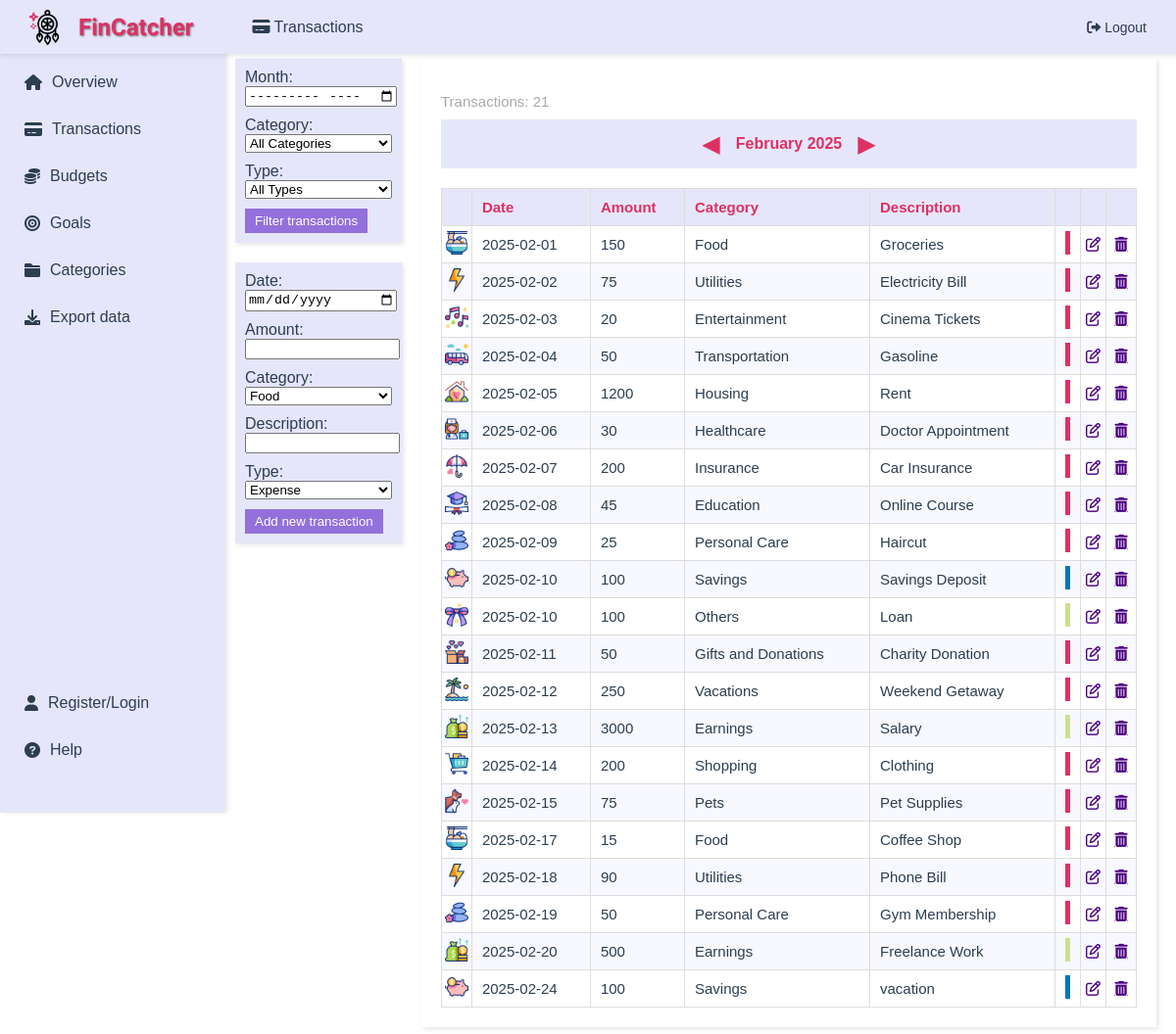
Page /transactions (signed in) on the earlier database version.
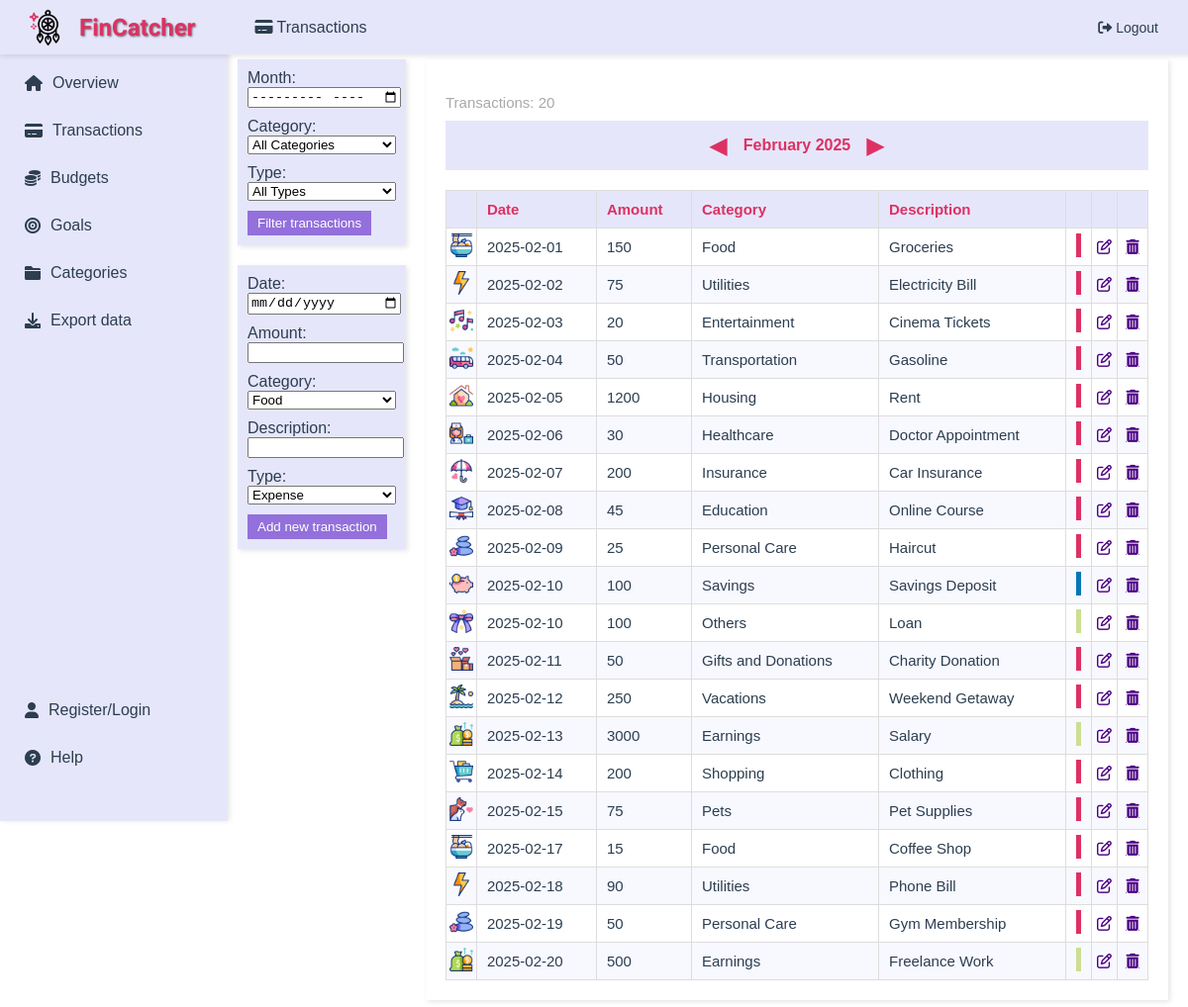
Same page on the later database version.
### app/main/models.py (models this page shows)
class Transactions(db.Model):
    id = db.Column(db.Integer, primary_key=True, unique=True, nullable=False)
    date = db.Column(db.Date, nullable=False)
    amount = db.Column(db.Float, nullable=False)
    description = db.Column(db.String(1000), nullable=True)
    type = db.Column(db.String(10), nullable=False)
    category_id = db.Column(db.Integer, db.ForeignKey('categories.id'), nullable=False)  # references Categories table
    user_id = db.Column(db.Integer, db.ForeignKey('user.user_id'), nullable=False)  # link to User
    category = db.relationship('Categories', backref=db.backref('transactions', lazy=True))

class Categories(db.Model):
    id = db.Column(db.Integer, primary_key=True, unique=True, nullable=False)
    name = db.Column(db.String(50), nullable=False)
    description = db.Column(db.String(1000), nullable=True)
    user_id = db.Column(db.Integer, db.ForeignKey('user.user_id'), nullable=True)  # link to User
    budgets = db.relationship('Budgets', backref='category', lazy=True)
    goals = db.relationship('Goals', backref='category', lazy=True)
    __table_args__ = (UniqueConstraint('name', 'user_id', name='uix_name_user_id'),)

### app/transactions/routes.py (the view, shortened to what this page needs)
@transactions.route('/transactions', methods=['GET', 'POST'])
@login_required # protects this route to ensure only logged-in users can access it
def transactions_page():
    today = date.today() # get today's date
    filter_month = request.args.get('filter_month', f'{today.year}-{today.month:02}') # get the filter month (default: current month)
    change_month = request.args.get('change_month', 0, type=int) # change_month will allow for navigating to previous or next months
    year, month = map(int, filter_month.split('-'))
    new_date = date(year, month, 1) + relativedelta(months=change_month)
    filter_month = f'{new_date.year}-{new_date.month:02}' # to keep filter_month updated
    user_transactions_query = Transactions.query.join(Categories).filter(Transactions.user_id == current_user.user_id)
    filtered_transactions_query = apply_filters(user_transactions_query, filter_month, request.args.get('filter_category'), request.args.get('filter_type'))
    return render_template(
        'show_transactions.html',
        transactions=filtered_transactions_query.all(),
        categories=Categories.query.all(),
        category_icons=category_icons,
        page_title='Transactions',
        icon='fas fa-credit-card',
        current_month=new_date.month,
        current_year=new_date.year,
        current_month_name=new_date.strftime('%B'),
        filter_month=filter_month
    )

### app/main/models.py (called while the page is built)
@login_manager.user_loader
def load_user(user_id):
    return User.query.get(int(user_id))  # query the database to retrieve the user instance corresponding to the user_id

### app/transactions/routes.py (called while the page is built)
def apply_filters(query, filter_month, filter_category, filter_type):
    if filter_month: # if a month filter is provided
        year, month = map(int, filter_month.split('-')) # parse year and month
        start_date = date(year, month, 1)
        end_date = start_date + relativedelta(months=1) - relativedelta(days=1)
        query = query.filter(Transactions.date >= start_date, Transactions.date <= end_date).order_by(Transactions.date.asc())
    if filter_category: # if a category filter is provided
        query = query.filter(Transactions.category_id == filter_category) # filter by the specified category
    if filter_type: # if a type filter is provided
        query = query.filter(Transactions.type == filter_type) # filter by the specified type
    return query # return the filtered query object

### app/transactions/templates/show_transactions.html (shortened to what the changed rows need)
{% extends "layout.html" %}
{% block content %}
<div style="display: flex; flex-direction: row; justify-content: flex-start;">
    <div style="display: flex; flex-direction: row; width: calc(100% - 190px);">
        <div id="transactions-list" style="background-color: #ffffff; padding: 20px; box-shadow: 2px 2px 5px rgba(0,0,0,0.1); flex: 1;">
            <p style="font-size: 15px; color: #A9A9A9; margin-bottom: 10px;">Transactions: {{ transactions|length }}</p>
            <div class="filter-bar" style="display: flex; align-items: center; justify-content: center; margin-bottom: 20px; background-color: #E6E6FA; padding: 10px;">
                <form action="{{ url_for('transactions.transactions_page') }}" method="GET" style="display: flex; align-items: center;">
                </form>
            </div>
            <table style="width: 100%; border-collapse: collapse; text-align: left; font-size: 15px;">
                <thead style="background-color: #E6E6FA; color: #DE3163;">
                    <tr>
                        <th style="padding: 10px; border: 1px solid #DDD;"></th>
                        <th style="padding: 10px; border: 1px solid #DDD;">Date</th>
                        <th style="padding: 10px; border: 1px solid #DDD;">Amount</th>
                        <th style="padding: 10px; border: 1px solid #DDD;">Category</th>
                        <th style="padding: 10px; border: 1px solid #DDD;">Description</th>
                        <th style="padding: 10px; border: 1px solid #DDD;"></th>
                        <th style="padding: 10px; border: 1px solid #DDD;"></th>
                        <th style="padding: 10px; border: 1px solid #DDD;"></th>
                    </tr>
                </thead>
                <tbody>
                    {% for transaction in transactions %}
                    <tr style="background-color: {% if loop.index0 % 2 == 0 %}#FFFFFF{% else %}#F8F8FF{% endif %};">
                        <td style="padding: 0; border: 1px solid #DDD; text-align: center;">
                            <img src="{{ category_icons[transaction.category_id if transaction.category_id <= 16 else 17] }}" alt="Category icon" style="width:24px; height:24px;">
                        </td>
                        <td style="padding: 10px; border: 1px solid #DDD;">{{ transaction.date }}</td>
                        <td style="padding: 10px; border: 1px solid #DDD;">
                            {{ "%.0f"|format(transaction.amount) if transaction.amount.is_integer() else "%.2f"|format(transaction.amount) }}
                        </td>
                        <td style="padding: 10px; border: 1px solid #DDD;">{{ transaction.category.name }}</td>
                        <td style="padding: 10px; border: 1px solid #DDD;">{{ transaction.description }}</td>
                        <td style="padding: 0px; border: 1px solid #DDD; text-align: center;">
                            {% if transaction.category_id == 10 %}
                                <div style="width: 5px; height: 24px; background-color: #0077b6; display: inline-block;"></div>
                            {% elif transaction.type == 'expense' %}
                                <div style="width: 5px; height: 24px; background-color: #DE3163; display: inline-block;"></div>
                            {% else %}
                                <div style="width: 5px; height: 24px; background-color: #CCDF92; display: inline-block;"></div>
                            {% endif %}
                        </td>
                        <td style="padding: 0; border: 1px solid #DDD; text-align: center;">
                            <a href="{{ url_for('transactions.edit_transaction', id=transaction.id) }}" class="edit-btn" style="color: #4B0082;">
                                <i class="fa-regular fa-pen-to-square"></i>
                            </a>
                        </td>
                        <td style="padding: 0; border: 1px solid #DDD; text-align: center;">
                            <div style="display: flex; justify-content: center; align-items: center; gap: 0;">
                                <a href="{{ url_for('transactions.delete_transaction', id=transaction.id) }}" class="delete-btn" style="display: flex; justify-content: center; align-items: center; width: 24px; height: 24px; color: #4B0082;" onclick="confirmDelete(event, {{ transaction.id }});">
                                    <i class="fas fa-trash-alt"></i>
                                </a>
                            </div>
                        </td>
                    </tr>
                {% endfor %}
                </tbody>
            </table>
        </div>
    </div>
    </div>
</div>
{% endblock %}

Differences in the rows shown:
removed Transactions: amount "100"
Other differences:
{{ transactions|length }}: "21" → "20"
